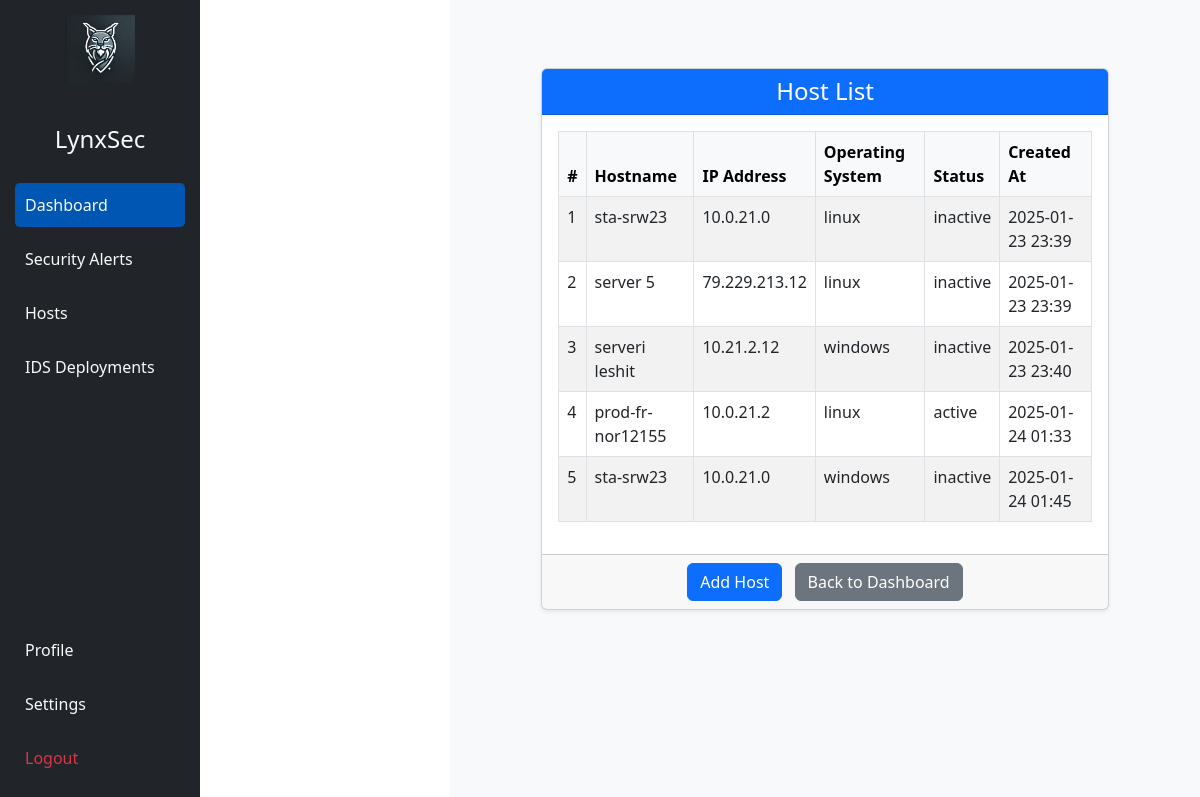
Page /backoffice/hosts/ on the committed database.
### backoffice/models.py (models this page shows, shortened)
class Host(models.Model):
    hostname = models.CharField(max_length=255)
    ip_address = models.GenericIPAddressField()
    os = models.CharField(max_length=50, choices=[('linux', 'Linux'), ('windows', 'Windows')])
    status = models.CharField(max_length=20, default='inactive', choices=[('active', 'Active'), ('inactive', 'Inactive')])
    created_at = models.DateTimeField(auto_now_add=True)

### backoffice/views.py (the view)
# urls.py: path('hosts/', views.host_list_view, name='host_list'),
def host_list_view(request):
    hosts = Host.objects.all()
    form = AddHostForm()
    if request.method == 'POST':
        form = AddHostForm(request.POST)
        if form.is_valid():
            form.save()
            return redirect('host_list')  # Redirect to the host list after adding the host
    return render(request, 'backoffice/host_list.html', {'hosts': hosts, 'form': form})

### backoffice/templates/backoffice/host_list.html (shortened to what this page needs)
{% extends 'base.html' %}
{% block content %}
<div class="container mt-5">
    <div class="row justify-content-center">
        <div class="col-lg-10">
            <div class="card shadow-sm">
                <div class="card-header bg-primary text-white">
                    <h4 class="text-center mb-0">Host List</h4>
                </div>
                <div class="card-body">
                    {% if hosts %}
                        <table class="table table-striped table-bordered">
                            <thead class="table-light">
                                <tr>
                                    <th>#</th>
                                    <th>Hostname</th>
                                    <th>IP Address</th>
                                    <th>Operating System</th>
                                    <th>Status</th>
                                    <th>Created At</th>
                                </tr>
                            </thead>
                            <tbody>
                                {% for host in hosts %}
                                <tr>
                                    <td>{{ forloop.counter }}</td>
                                    <td>{{ host.hostname }}</td>
                                    <td>{{ host.ip_address }}</td>
                                    <td>{{ host.os }}</td>
                                    <td>{{ host.status }}</td>
                                    <td>{{ host.created_at|date:"Y-m-d H:i" }}</td>
                                </tr>
                                {% endfor %}
                            </tbody>
                        </table>
                    {% else %}
                        <p class="text-center text-muted">No hosts added yet.</p>
                    {% endif %}
                </div>
                <div class="card-footer text-center">
                    <button type="button" class="btn btn-primary me-2" data-bs-toggle="modal" data-bs-target="#addHostModal">
                        Add Host
                    </button>
                    <a href="{% url 'dashboard' %}" class="btn btn-secondary">Back to Dashboard</a>
                </div>
            </div>
        </div>
    </div>
</div>
{% endblock %}

### backoffice/templates/base.html (shortened to what this page needs)
<!DOCTYPE html>
<html lang="en">
<head>
    {% load static %}
    <link rel="stylesheet" href="{% static 'style.css' %}">
    <link href="https://cdn.jsdelivr.net/npm/bootstrap@5.3.0-alpha3/dist/css/bootstrap.min.css" rel="stylesheet">
</head>
<body>
<nav class="col-md-2 d-none d-md-block bg-dark sidebar">
    <div class="d-flex flex-column h-100">
        <div class="text-center mb-4">
            <img src="{% static 'logo.webp' %}" alt="LynxSec Logo" class="img-fluid" style="width: 70px; height: auto;">
        </div>
        <div class="sidebar-header text-center text-light py-3">
            <h4>LynxSec</h4>
        </div>
        <ul class="nav flex-column">
            <li class="nav-item">
                <a class="nav-link active text-light" href="{% url 'dashboard' %}">
                     Dashboard
                </a>
            </li>
            <li class="nav-item">
                <a class="nav-link text-light" href="{% url 'alerts' %}">
                     Security Alerts
                </a>
            </li>
            <li class="nav-item">
                <a class="nav-link text-light" href="{% url 'host_list' %}">
                     Hosts
                </a>
            </li>
            <li class="nav-item">
                <a class="nav-link text-light" href="{% url 'ids_list' %}">
                     IDS Deployments
                </a>
            </li>
        </ul>
        <div class="mt-auto">
            <ul class="nav flex-column">
                <li class="nav-item">
                    <a class="nav-link text-light" href="{% url 'update_profile' %}">
                         Profile
                    </a>
                </li>
                <li class="nav-item">
                    <a class="nav-link text-light" href="#">
                         Settings
                    </a>
                </li>
                <li class="nav-item">
                    <a class="nav-link text-danger" href="{% url 'logout' %}">
                         Logout
                    </a>
                </li>
            </ul>
        </div>
    </div>
</nav>
    <div class="main-content">
        {% block content %}
        {% endblock %}
    </div>
</body>
</html>

### static/style.css (style rules this page uses)
body { font-family: 'Roboto', sans-serif; background-color: #f8f9fa; color: #343a40; }
.sidebar { height: 100vh; padding: 15px; overflow-y: auto; }
.sidebar a { color: #00e0ff; text-decoration: none; margin: 5px 0; padding: 10px; border-radius: 5px; transition: background 0.3s; }
.nav-link.active { background: #0056b3; color: #fff; }
.card { border-radius: 10px; box-shadow: 0 4px 6px rgba(0, 0, 0, 0.1); }
.card-header { border-radius: 10px 10px 0 0; }
.card-body { padding: 20px; }

### backoffice/templates/base.html (style rules this page uses)
body { margin: 0; display: flex; }
.sidebar { height: 100vh; padding: 15px; overflow-y: auto; }
.sidebar a { color: #00e0ff; text-decoration: none; margin: 5px 0; padding: 10px; border-radius: 5px; transition: background 0.3s; }
.nav-link.active { background: #0056b3; color: #fff; }
.main-content { margin-left: 250px; padding: 20px; flex: 1; background-color: #f8f9fa; min-height: 100vh; }

### rows in the picture
Host: hostname "sta-srw23", ip_address "10.0.21.0", os "linux", status "inactive", created_at "2025-01-23 23:39"
Host: hostname "server 5", ip_address "79.229.213.12", os "linux", status "inactive", created_at "2025-01-23 23:39"
Host: hostname "serveri leshit", ip_address "10.21.2.12", os "windows", status "inactive", created_at "2025-01-23 23:40"
Host: hostname "prod-fr-nor12155", ip_address "10.0.21.2", os "linux", status "active", created_at "2025-01-24 01:33"
Host: hostname "sta-srw23", ip_address "10.0.21.0", os "windows", status "inactive", created_at "2025-01-24 01:45"
